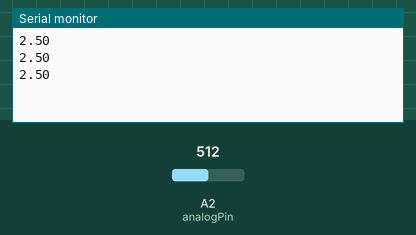
Recording of a sketch running on a simulated Arduino Uno, built with avr-gcc and run on an emulated ATmega328P. On the bench: the last lines printed to the serial monitor. Inputs (shaded band) come from the test bench; at power-on: A2 (analogPin) = 512.

Above: at 1.3 s.
1.4 s: A2 (analogPin) set to 716
At 1.9 s:
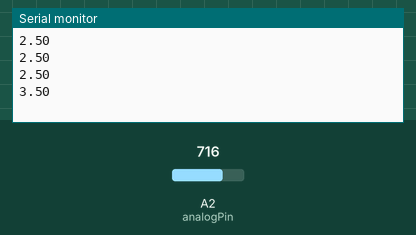
2.9 s: A2 (analogPin) set to 900
At 3.4 s:
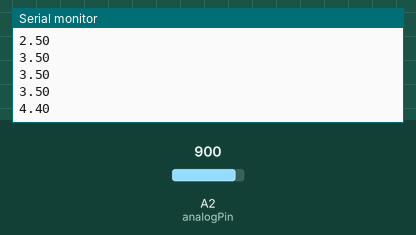
Timing chart, 0 to 5.9 s (numbered marks = the images above; inputs shaded):
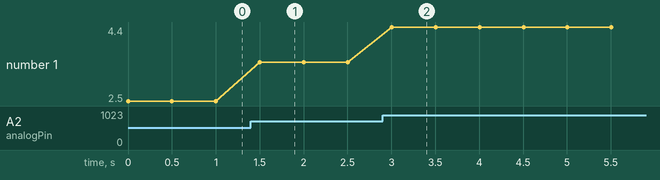

The sketch:

potentiometer.ino
```cpp
int analogPin = A2;
int readVal;
float V2;

int delay_amt = 500;

void setup()
{
  Serial.begin(9600);
}

void loop()
{

  readVal = analogRead(analogPin);
  V2 = (5./1023.)*readVal;

  Serial.println(V2);
  delay(delay_amt);
}
```

Measured:
- after the input at 1.4 s, the serial monitor: prints a new line after 0.10 s (image 1)
- after the input at 2.9 s, the serial monitor: prints a new line after 0.10 s (image 2)
- plotted number 1: 2.5 → 3.5 after the input at 1.4 s, 3.5 → 4.4 after the input at 2.9 s
